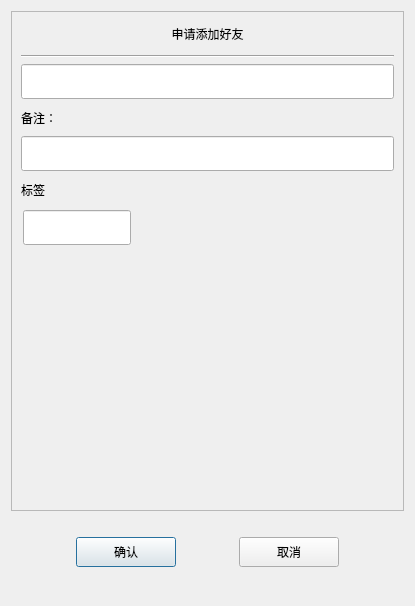
<?xml version="1.0" encoding="UTF-8"?>
<ui version="4.0">
 <class>AuthenFriend</class>
 <widget class="QDialog" name="AuthenFriend">
  <property name="geometry">
   <rect>
    <x>0</x>
    <y>0</y>
    <width>415</width>
    <height>606</height>
   </rect>
  </property>
  <property name="windowTitle">
   <string>Dialog</string>
  </property>
  <layout class="QVBoxLayout" name="verticalLayout">
   <item>
    <widget class="QScrollArea" name="scrollArea">
     <property name="minimumSize">
      <size>
       <width>0</width>
       <height>500</height>
      </size>
     </property>
     <property name="widgetResizable">
      <bool>true</bool>
     </property>
     <widget class="QWidget" name="scrollcontent">
      <property name="geometry">
       <rect>
        <x>0</x>
        <y>0</y>
        <width>391</width>
        <height>498</height>
       </rect>
      </property>
      <layout class="QVBoxLayout" name="verticalLayout_2">
       <property name="spacing">
        <number>0</number>
       </property>
       <property name="leftMargin">
        <number>0</number>
       </property>
       <property name="rightMargin">
        <number>0</number>
       </property>
       <item>
        <widget class="QLabel" name="apply_lb">
         <property name="minimumSize">
          <size>
           <width>0</width>
           <height>25</height>
          </size>
         </property>
         <property name="maximumSize">
          <size>
           <width>16777215</width>
           <height>25</height>
          </size>
         </property>
         <property name="text">
          <string>申请添加好友</string>
         </property>
         <property name="alignment">
          <set>Qt::AlignCenter</set>
         </property>
        </widget>
       </item>
       <item>
        <widget class="QWidget" name="apply_wid" native="true">
         <layout class="QVBoxLayout" name="verticalLayout_3">
          <item>
           <widget class="Line" name="line">
            <property name="orientation">
             <enum>Qt::Horizontal</enum>
            </property>
           </widget>
          </item>
          <item>
           <widget class="CustomizeEdit" name="name_ed">
            <property name="minimumSize">
             <size>
              <width>0</width>
              <height>35</height>
             </size>
            </property>
            <property name="maximumSize">
             <size>
              <width>16777215</width>
              <height>35</height>
             </size>
            </property>
           </widget>
          </item>
          <item>
           <widget class="QLabel" name="label_2">
            <property name="minimumSize">
             <size>
              <width>0</width>
              <height>25</height>
             </size>
            </property>
            <property name="maximumSize">
             <size>
              <width>16777215</width>
              <height>25</height>
             </size>
            </property>
            <property name="text">
             <string>备注：</string>
            </property>
           </widget>
          </item>
          <item>
           <widget class="CustomizeEdit" name="back_ed">
            <property name="minimumSize">
             <size>
              <width>0</width>
              <height>35</height>
             </size>
            </property>
            <property name="maximumSize">
             <size>
              <width>16777215</width>
              <height>35</height>
             </size>
            </property>
           </widget>
          </item>
          <item>
           <widget class="QLabel" name="label_3">
            <property name="minimumSize">
             <size>
              <width>0</width>
              <height>25</height>
             </size>
            </property>
            <property name="maximumSize">
             <size>
              <width>16777215</width>
              <height>25</height>
             </size>
            </property>
            <property name="text">
             <string>标签</string>
            </property>
           </widget>
          </item>
          <item>
           <widget class="QWidget" name="lb_group_wid" native="true">
            <property name="minimumSize">
             <size>
              <width>0</width>
              <height>50</height>
             </size>
            </property>
            <layout class="QVBoxLayout" name="verticalLayout_4">
             <property name="spacing">
              <number>0</number>
             </property>
             <property name="leftMargin">
              <number>0</number>
             </property>
             <property name="topMargin">
              <number>0</number>
             </property>
             <property name="rightMargin">
              <number>0</number>
             </property>
             <property name="bottomMargin">
              <number>0</number>
             </property>
             <item>
              <widget class="QWidget" name="gridWidget" native="true">
               <property name="minimumSize">
                <size>
                 <width>0</width>
                 <height>40</height>
                </size>
               </property>
               <property name="maximumSize">
                <size>
                 <width>16777215</width>
                 <height>40</height>
                </size>
               </property>
               <widget class="CustomizeEdit" name="lb_ed">
                <property name="geometry">
                 <rect>
                  <x>2</x>
                  <y>2</y>
                  <width>108</width>
                  <height>35</height>
                 </rect>
                </property>
                <property name="maximumSize">
                 <size>
                  <width>16777215</width>
                  <height>35</height>
                 </size>
                </property>
               </widget>
              </widget>
             </item>
             <item>
              <widget class="QWidget" name="input_tip_wid" native="true">
               <property name="minimumSize">
                <size>
                 <width>0</width>
                 <height>35</height>
                </size>
               </property>
               <property name="maximumSize">
                <size>
                 <width>16777215</width>
                 <height>35</height>
                </size>
               </property>
               <layout class="QVBoxLayout" name="verticalLayout_5">
                <property name="spacing">
                 <number>0</number>
                </property>
                <property name="leftMargin">
                 <number>0</number>
                </property>
                <property name="topMargin">
                 <number>0</number>
                </property>
                <property name="rightMargin">
                 <number>0</number>
                </property>
                <property name="bottomMargin">
                 <number>0</number>
                </property>
                <item>
                 <widget class="ClickedOnceLabel" name="tip_lb">
                  <property name="text">
                   <string/>
                  </property>
                 </widget>
                </item>
               </layout>
              </widget>
             </item>
            </layout>
           </widget>
          </item>
          <item>
           <widget class="QWidget" name="widget" native="true">
            <property name="minimumSize">
             <size>
              <width>0</width>
              <height>60</height>
             </size>
            </property>
            <property name="maximumSize">
             <size>
              <width>16777215</width>
              <height>16777215</height>
             </size>
            </property>
            <layout class="QHBoxLayout" name="horizontalLayout_2">
             <property name="spacing">
              <number>7</number>
             </property>
             <property name="leftMargin">
              <number>0</number>
             </property>
             <property name="topMargin">
              <number>0</number>
             </property>
             <property name="rightMargin">
              <number>0</number>
             </property>
             <property name="bottomMargin">
              <number>0</number>
             </property>
             <item>
              <widget class="QWidget" name="lb_list" native="true">
               <property name="minimumSize">
                <size>
                 <width>287</width>
                 <height>50</height>
                </size>
               </property>
               <property name="maximumSize">
                <size>
                 <width>287</width>
                 <height>1666666</height>
                </size>
               </property>
              </widget>
             </item>
             <item>
              <widget class="QWidget" name="more_lb_wid" native="true">
               <property name="minimumSize">
                <size>
                 <width>30</width>
                 <height>0</height>
                </size>
               </property>
               <property name="maximumSize">
                <size>
                 <width>30</width>
                 <height>16777215</height>
                </size>
               </property>
               <layout class="QVBoxLayout" name="verticalLayout_6">
                <item>
                 <spacer name="verticalSpacer_4">
                  <property name="orientation">
                   <enum>Qt::Vertical</enum>
                  </property>
                  <property name="sizeHint" stdset="0">
                   <size>
                    <width>20</width>
                    <height>40</height>
                   </size>
                  </property>
                 </spacer>
                </item>
                <item>
                 <widget class="ClickedOnceLabel" name="more_lb">
                  <property name="minimumSize">
                   <size>
                    <width>25</width>
                    <height>25</height>
                   </size>
                  </property>
                  <property name="maximumSize">
                   <size>
                    <width>25</width>
                    <height>25</height>
                   </size>
                  </property>
                  <property name="text">
                   <string/>
                  </property>
                  <property name="alignment">
                   <set>Qt::AlignCenter</set>
                  </property>
                 </widget>
                </item>
                <item>
                 <spacer name="verticalSpacer_3">
                  <property name="orientation">
                   <enum>Qt::Vertical</enum>
                  </property>
                  <property name="sizeHint" stdset="0">
                   <size>
                    <width>20</width>
                    <height>40</height>
                   </size>
                  </property>
                 </spacer>
                </item>
               </layout>
              </widget>
             </item>
            </layout>
           </widget>
          </item>
         </layout>
        </widget>
       </item>
      </layout>
     </widget>
    </widget>
   </item>
   <item>
    <spacer name="verticalSpacer_2">
     <property name="orientation">
      <enum>Qt::Vertical</enum>
     </property>
     <property name="sizeType">
      <enum>QSizePolicy::Fixed</enum>
     </property>
     <property name="sizeHint" stdset="0">
      <size>
       <width>20</width>
       <height>10</height>
      </size>
     </property>
    </spacer>
   </item>
   <item>
    <widget class="QWidget" name="apply_sure_wid" native="true">
     <property name="minimumSize">
      <size>
       <width>0</width>
       <height>50</height>
      </size>
     </property>
     <layout class="QHBoxLayout" name="horizontalLayout">
      <item>
       <spacer name="horizontalSpacer">
        <property name="orientation">
         <enum>Qt::Horizontal</enum>
        </property>
        <property name="sizeHint" stdset="0">
         <size>
          <width>34</width>
          <height>20</height>
         </size>
        </property>
       </spacer>
      </item>
      <item>
       <widget class="ClickedBtn" name="sure_btn">
        <property name="minimumSize">
         <size>
          <width>100</width>
          <height>30</height>
         </size>
        </property>
        <property name="text">
         <string>确认</string>
        </property>
       </widget>
      </item>
      <item>
       <spacer name="horizontalSpacer_2">
        <property name="orientation">
         <enum>Qt::Horizontal</enum>
        </property>
        <property name="sizeHint" stdset="0">
         <size>
          <width>34</width>
          <height>20</height>
         </size>
        </property>
       </spacer>
      </item>
      <item>
       <widget class="ClickedBtn" name="cancel_btn">
        <property name="minimumSize">
         <size>
          <width>100</width>
          <height>30</height>
         </size>
        </property>
        <property name="text">
         <string>取消</string>
        </property>
       </widget>
      </item>
      <item>
       <spacer name="horizontalSpacer_3">
        <property name="orientation">
         <enum>Qt::Horizontal</enum>
        </property>
        <property name="sizeHint" stdset="0">
         <size>
          <width>34</width>
          <height>20</height>
         </size>
        </property>
       </spacer>
      </item>
     </layout>
    </widget>
   </item>
   <item>
    <spacer name="verticalSpacer">
     <property name="orientation">
      <enum>Qt::Vertical</enum>
     </property>
     <property name="sizeHint" stdset="0">
      <size>
       <width>20</width>
       <height>40</height>
      </size>
     </property>
    </spacer>
   </item>
  </layout>
 </widget>
 <customwidgets>
  <customwidget>
   <class>ClickedBtn</class>
   <extends>QPushButton</extends>
   <header location="global">clickedbtn.h</header>
  </customwidget>
  <customwidget>
   <class>CustomizeEdit</class>
   <extends>QLineEdit</extends>
   <header location="global">customizeedit.h</header>
  </customwidget>
  <customwidget>
   <class>ClickedOnceLabel</class>
   <extends>QLabel</extends>
   <header location="global">clickedoncelabel.h</header>
  </customwidget>
 </customwidgets>
 <resources/>
 <connections/>
</ui>
